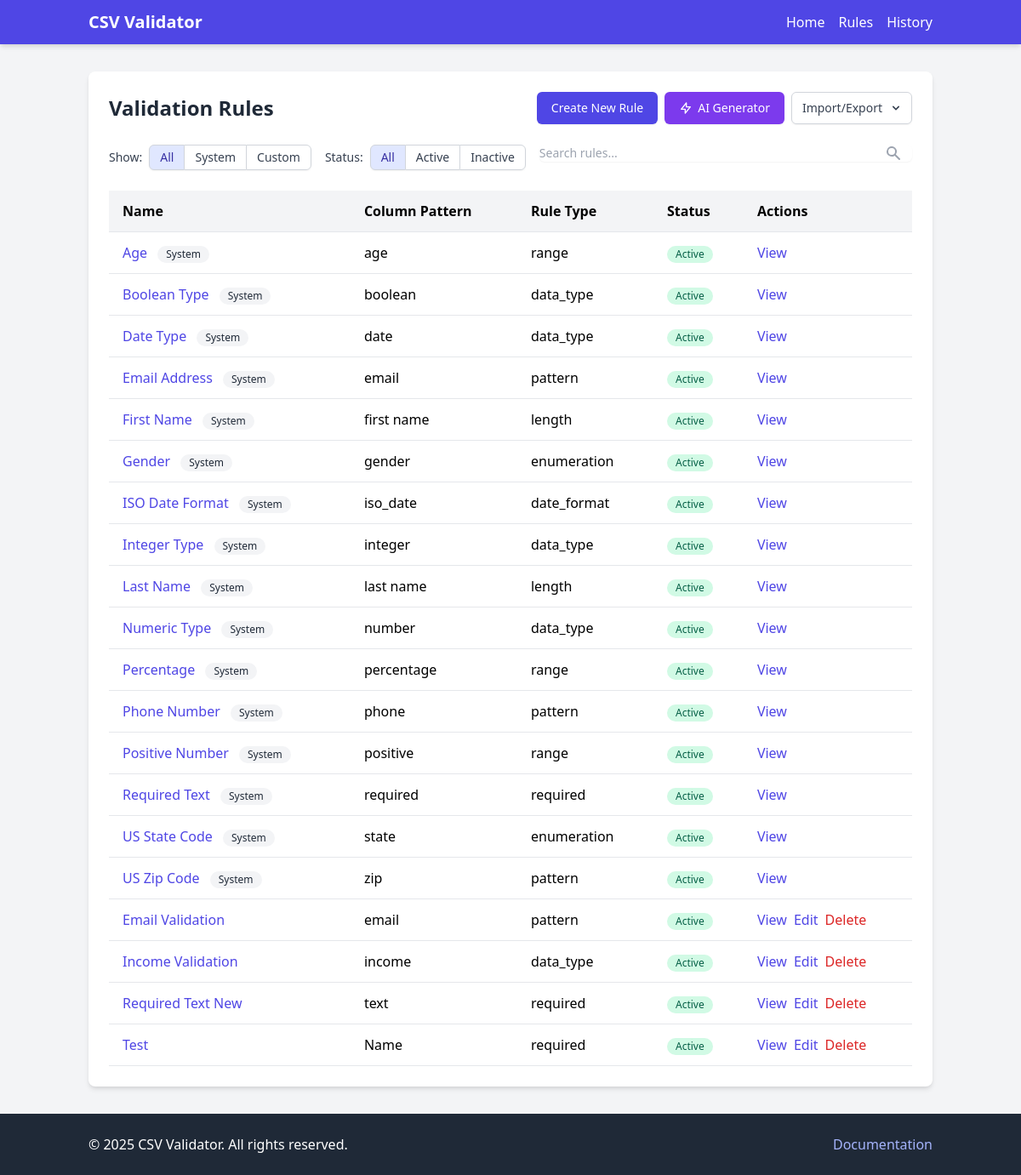
Before: /rules/ with the older database file.
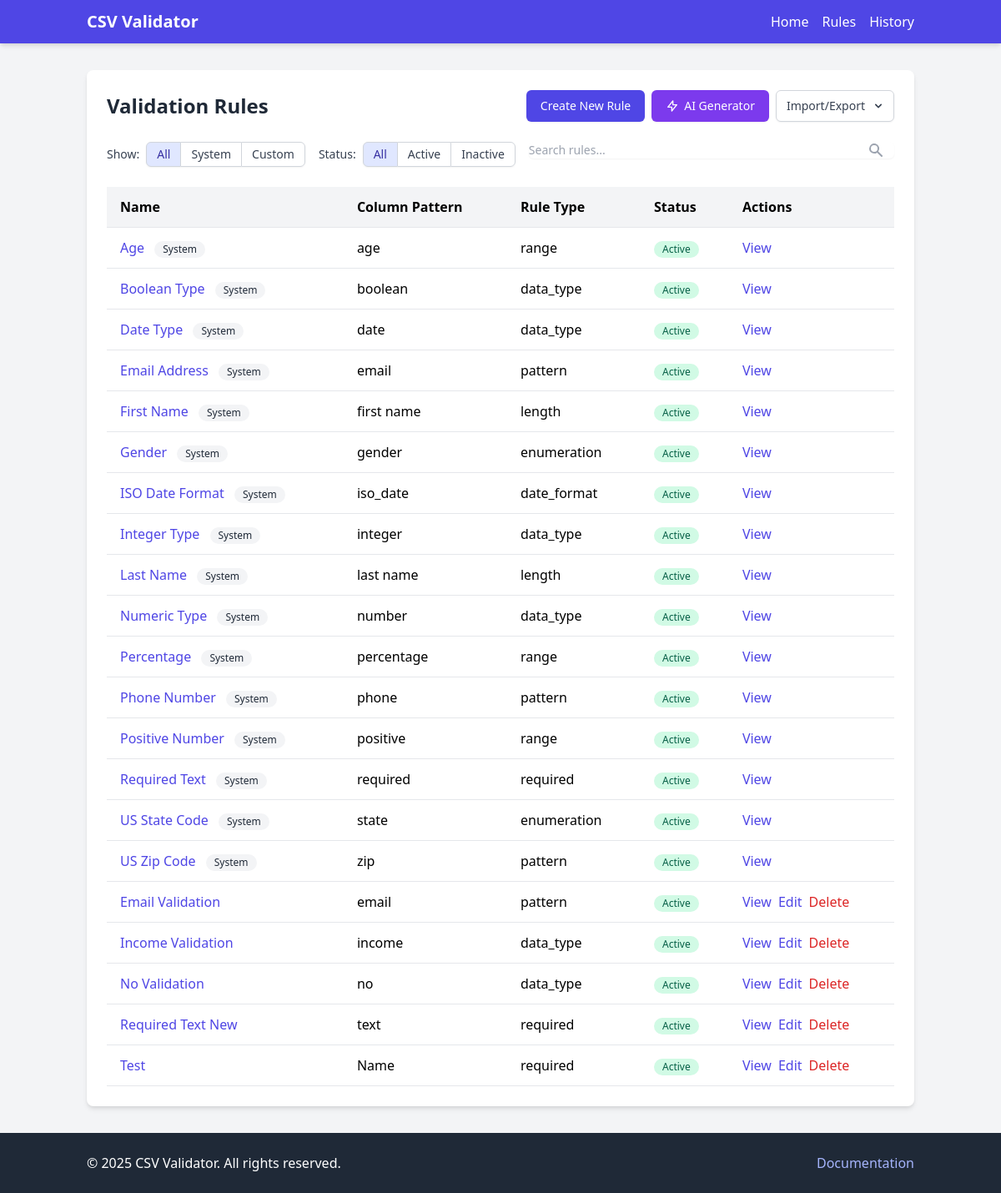
After: the same page with the newer database file.
### models/rule.py (models this page shows, shortened)
class Rule(db.Model):
    __tablename__ = 'rules'
    id = db.Column(db.Integer, primary_key=True)
    name = db.Column(db.String(100), nullable=False)
    description = db.Column(db.Text, nullable=True)
    column_pattern = db.Column(db.String(100), nullable=False)  # Used for fuzzy matching
    rule_type = db.Column(db.String(50), nullable=False)  # Type of validation rule
    parameters = db.Column(db.Text, nullable=False)  # JSON string of rule parameters
    is_active = db.Column(db.Boolean, default=True)
    priority = db.Column(db.Integer, default=100)  # Higher priority rules are applied first
    is_system = db.Column(db.Boolean, default=False)  # System rules cannot be modified by users
    created_at = db.Column(db.DateTime, default=datetime.utcnow)
    updated_at = db.Column(db.DateTime, default=datetime.utcnow, onupdate=datetime.utcnow)

### controllers/rules.py (the view)
@rules_bp.route('/')
def list_rules():
    rules = Rule.query.order_by(Rule.is_system.desc(), Rule.name).all()
    print(f"Number of rules found: {len(rules)}")
    return render_template('rules/list.html', rules=rules)

### templates/rules/list.html (shortened to what the changed rows need)
{% extends "base.html" %}
{% block content %}
<div class="bg-white shadow-md rounded-lg overflow-hidden">
    <div class="p-6">
        <div class="flex justify-between items-center mb-6">
            <h1 class="text-2xl font-bold text-gray-800">Validation Rules</h1>
        </div>
        {% if rules %}
        <div class="overflow-x-auto">
            <table class="min-w-full border-collapse">
                <thead>
                    <tr class="bg-gray-100">
                        <th class="py-3 px-4 border-b text-left">Name</th>
                        <th class="py-3 px-4 border-b text-left">Column Pattern</th>
                        <th class="py-3 px-4 border-b text-left">Rule Type</th>
                        <th class="py-3 px-4 border-b text-left">Status</th>
                        <th class="py-3 px-4 border-b text-left">Actions</th>
                    </tr>
                </thead>
                <tbody>
                    {% for rule in rules %}
                    <tr class="border-b hover:bg-gray-50 rule-row"
                        data-is-system="{{ rule.is_system|lower }}"
                        data-is-active="{{ rule.is_active|lower }}">
                        <td class="py-3 px-4">
                            <a href="{{ url_for('rules.view_rule', rule_id=rule.id) }}" class="font-medium text-indigo-600 hover:text-indigo-900">
                                {{ rule.name }}
                            </a>
                            {% if rule.is_system %}
                            <span class="ml-2 inline-flex items-center px-2.5 py-0.5 rounded-full text-xs font-medium bg-gray-100 text-gray-800">
                                System
                            </span>
                            {% endif %}
                        </td>
                        <td class="py-3 px-4">{{ rule.column_pattern }}</td>
                        <td class="py-3 px-4">{{ rule.rule_type }}</td>
                        <td class="py-3 px-4">
                            {% if rule.is_active %}
                            <span class="inline-flex items-center px-2.5 py-0.5 rounded-full text-xs font-medium bg-green-100 text-green-800">
                                Active
                            </span>
                            {% else %}
                            <span class="inline-flex items-center px-2.5 py-0.5 rounded-full text-xs font-medium bg-red-100 text-red-800">
                                Inactive
                            </span>
                            {% endif %}
                        </td>
                        <td class="py-3 px-4">
                            <div class="flex items-center space-x-2">
                                <a href="{{ url_for('rules.view_rule', rule_id=rule.id) }}" class="text-indigo-600 hover:text-indigo-900">
                                    View
                                </a>
                                {% if not rule.is_system %}
                                <a href="{{ url_for('rules.edit_rule', rule_id=rule.id) }}" class="text-indigo-600 hover:text-indigo-900">
                                    Edit
                                </a>
                                <form action="{{ url_for('rules.delete_rule', rule_id=rule.id) }}" method="POST" class="inline">
                                    <button type="submit" onclick="return confirm('Are you sure you want to delete this rule?')" class="text-red-600 hover:text-red-900">
                                        Delete
                                    </button>
                                </form>
                                {% endif %}
                            </div>
                        </td>
                    </tr>
                    {% endfor %}
                </tbody>
            </table>
        </div>
        {% endif %}
    </div>
</div>
{% endblock %}

Changed rows visible on the page:
added Rule: name "No Validation", column_pattern "no", rule_type "data_type", is_active "Active"
